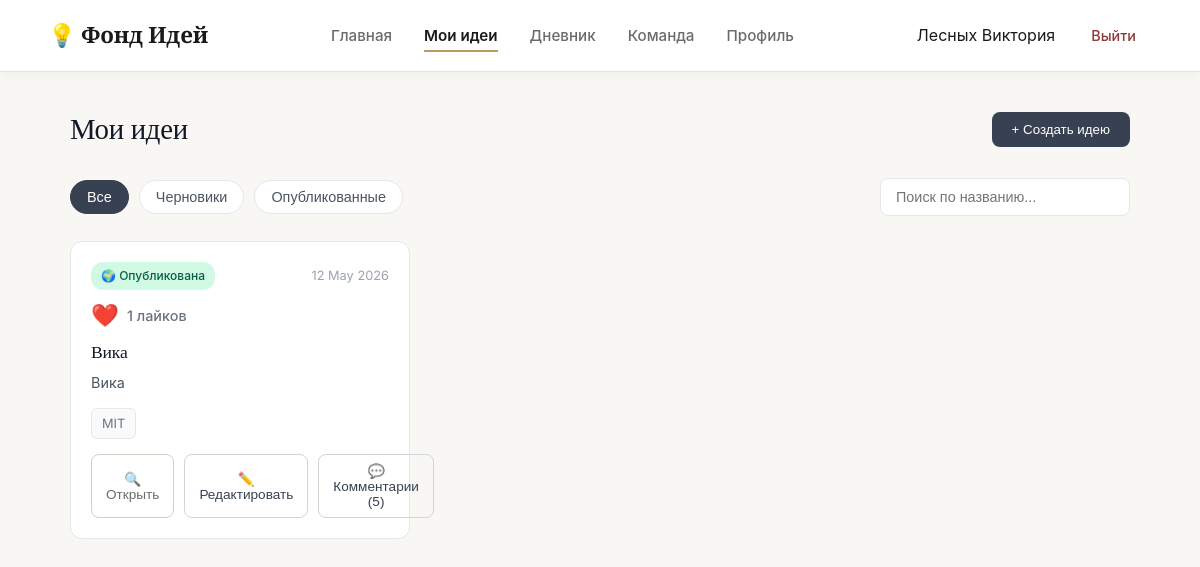
/ideas (signed in), run on an earlier commit of the app's database.
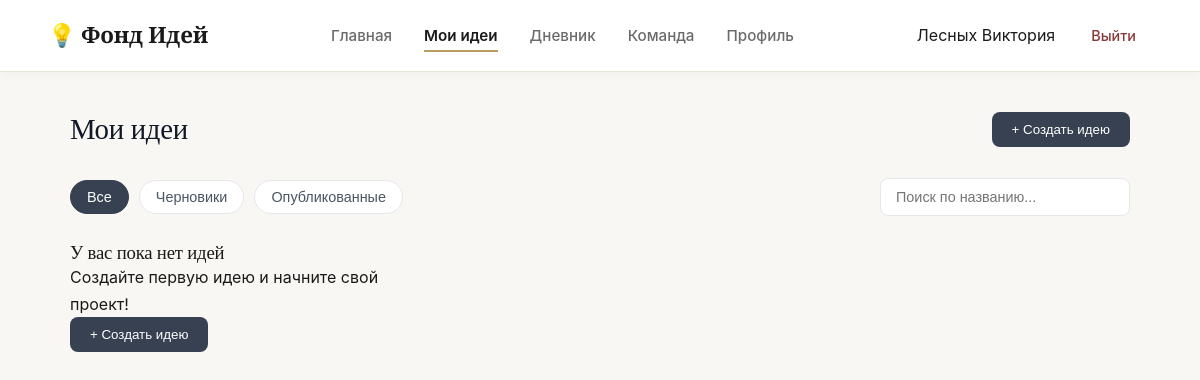
And on a later commit of the database.
### data/models.py (models this page shows)
class Idea(db.Model):
    id = db.Column(db.Integer, primary_key=True)
    user_id = db.Column(db.Integer, db.ForeignKey('user.id'), nullable=False)
    title = db.Column(db.String(200), nullable=False)
    description = db.Column(db.Text)
    category = db.Column(db.String(50))
    visibility = db.Column(db.String(20), default='draft')
    license = db.Column(db.String(20), default='all_rights')
    tags = db.Column(db.String(200))
    date = db.Column(db.String(50))

### app.py (the view)
@app.route('/ideas')
def ideas():
    user = get_current_user()
    if not user: return redirect(url_for('index'))
    liked_ideas = {l.idea_id for l in Like.query.filter_by(user_id=user.id).all()}
    return render_template('ideas.html', username=user.username, user=user, liked_ideas=liked_ideas)

### app.py (called while the page is built)
def get_current_user():
    if 'user_id' in session:
        return User.query.get(session['user_id'])
    return None

### templates/ideas.html (shortened to what the changed rows need)
<!DOCTYPE html>
<html lang="ru">
<head>
    <link rel="stylesheet" href="{{ url_for('static', filename='css/styles.css') }}">
    <link rel="stylesheet" href="{{ url_for('static', filename='css/ideas.css') }}">
    <link rel="stylesheet" href="{{ url_for('static', filename='css/dashboard.css') }}">
</head>
<body class="dash-body">
    <main class="ideas-main">
        <div class="ideas-header">
            <h1>Мои идеи</h1>
        </div>
        <div class="ideas-grid" id="ideasGrid">
            {% if user.ideas %}
                {% for idea in user.ideas|reverse %}
                <div class="idea-card"
                     data-id="{{ idea.id }}"
                     data-title="{{ idea.title | e }}"
                     data-desc="{{ idea.description | e }}"
                     data-category="{{ idea.category }}"
                     data-visibility="{{ idea.visibility }}"
                     data-license="{{ idea.license }}"
                     data-tags="{{ idea.tags | e }}"
                     data-date="{{ idea.date }}">
                    <div class="card-header">
                        <span class="badge {{ 'published' if idea.visibility == 'published' else ('private' if idea.visibility == 'private' else 'draft') }}">
                            {{ '🌍 Опубликована' if idea.visibility == 'published' else ('🔒 Приватная' if idea.visibility == 'private' else '📝 Черновик') }}
                        </span>
                        <span class="date">{{ idea.date }}</span>
                    </div>
                    <div class="idea-likes" style="display: flex; align-items: center; gap: 8px; margin-bottom: 12px; color: #6b7280; font-size: 0.9rem;">
                        <form action="/like_idea/{{ idea.id }}" method="POST" style="display: inline;">
                            <button type="submit" style="background: none; border: none; cursor: pointer; font-size: 1.4rem; padding: 0; transition: transform 0.2s;" onmouseover="this.style.transform='scale(1.2)'" onmouseout="this.style.transform='scale(1)'">
                                {{ '❤️' if idea.id in liked_ideas else '🤍' }}
                            </button>
                        </form>
                        <span style="font-weight: 500;">{{ idea.likes|length }} лайков</span>
                    </div>
                    <h3>{{ idea.title }}</h3>
                    <p>{{ idea.description }}</p>
                    <div class="card-tags">
                        <span class="license-badge">
                            {{ '© Все права' if idea.license == 'all_rights' else
                               'CC BY' if idea.license == 'cc_by' else
                               'CC BY-SA' if idea.license == 'cc_by_sa' else
                               'CC BY-NC' if idea.license == 'cc_by_nc' else
                               'MIT' if idea.license == 'mit' else
                               'Public Domain' }}
                        </span>
                    </div>
                    <div class="card-actions">
                        <button class="action-btn" onclick="openViewModal(this.closest('.idea-card'))">🔍 Открыть</button>
                        <button class="action-btn outline" onclick="openEditModal(this.closest('.idea-card'))">✏️ Редактировать</button>
                        <button class="action-btn outline" onclick="openIdeaCommentModal({{ idea.id }})">💬 Комментарии ({{ idea.comments|length }})</button>
                    </div>
                </div>
                {% endfor %}
            {% else %}
                <div class="empty-state">
                    <h3>У вас пока нет идей</h3>
                    <p>Создайте первую идею и начните свой проект!</p>
                    <button class="btn-create" onclick="openModal()">+ Создать идею</button>
                </div>
            {% endif %}
        </div>
    </main>
</body>
</html>

What changed in the data, as far as the page shows it:
removed Idea: visibility "🌍 Опубликована", date "12 May 2026", id "❤️", likes|length "1", title "Вика", description "Вика", license "MIT", comments|length "5"
Also different on the page:
text now shown: "У вас пока нет идей Создайте первую идею и начните свой проект! + Создать идею"
